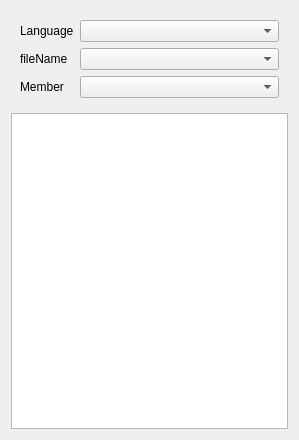
<ui version="4.0" >
 <class>qCtagsSenseBrowser</class>
 <widget class="QFrame" name="qCtagsSenseBrowser" >
  <property name="geometry" >
   <rect>
    <x>0</x>
    <y>0</y>
    <width>299</width>
    <height>440</height>
   </rect>
  </property>
  <layout class="QVBoxLayout" name="verticalLayout" >
   <item>
    <widget class="QWidget" native="1" name="wTopContainer" >
     <layout class="QGridLayout" name="gridLayout" >
      <item row="2" column="0" >
       <widget class="QLabel" name="lMembers" >
        <property name="sizePolicy" >
         <sizepolicy vsizetype="Preferred" hsizetype="Maximum" >
          <horstretch>0</horstretch>
          <verstretch>0</verstretch>
         </sizepolicy>
        </property>
        <property name="text" >
         <string>Member</string>
        </property>
       </widget>
      </item>
      <item row="2" column="1" >
       <widget class="QComboBox" name="cbMembers" />
      </item>
      <item row="1" column="1" >
       <widget class="QComboBox" name="cbFileNames" />
      </item>
      <item row="1" column="0" >
       <widget class="QLabel" name="lFileNames" >
        <property name="sizePolicy" >
         <sizepolicy vsizetype="Preferred" hsizetype="Maximum" >
          <horstretch>0</horstretch>
          <verstretch>0</verstretch>
         </sizepolicy>
        </property>
        <property name="text" >
         <string>fileName</string>
        </property>
       </widget>
      </item>
      <item row="0" column="0" >
       <widget class="QLabel" name="lLanguages" >
        <property name="sizePolicy" >
         <sizepolicy vsizetype="Preferred" hsizetype="Maximum" >
          <horstretch>0</horstretch>
          <verstretch>0</verstretch>
         </sizepolicy>
        </property>
        <property name="text" >
         <string>Language</string>
        </property>
       </widget>
      </item>
      <item row="0" column="1" >
       <widget class="QComboBox" name="cbLanguages" />
      </item>
     </layout>
     <zorder>lMembers</zorder>
     <zorder>cbMembers</zorder>
     <zorder>cbFileNames</zorder>
     <zorder>lFileNames</zorder>
     <zorder>lLanguages</zorder>
     <zorder>cbLanguages</zorder>
    </widget>
   </item>
   <item>
    <widget class="QTreeView" name="tvMembers" />
   </item>
  </layout>
 </widget>
 <resources>
  <include location="resources/qCtagsSense.qrc" />
 </resources>
 <connections/>
</ui>
